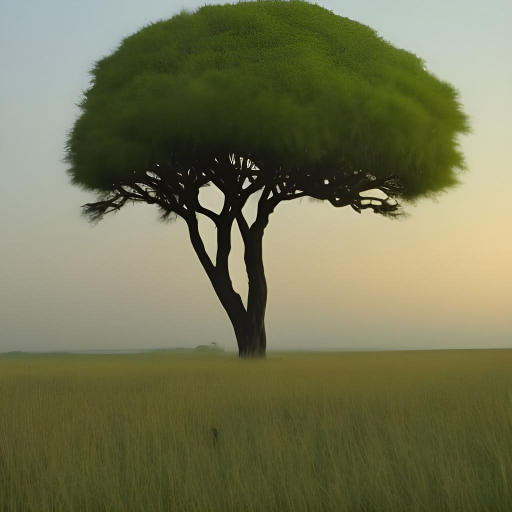
#> input picture imagesOut/17.jpg, 1024 x 1024 px (shown at 1/2 size)
$ python resize.py
#> lines starting #> are read from the running program, lines starting #| are printed output that depends on the picture
from PIL import Image

# Open the image file
input_file = 'imagesOut/17.jpg'
image = Image.open(input_file)
#> image is the input picture: PIL image 1024x1024 RGB; mean R, G, B 114.7, 115.9, 82.5

# Resize the image to 350x350 pixels
resized_image = image.resize((600, 400))
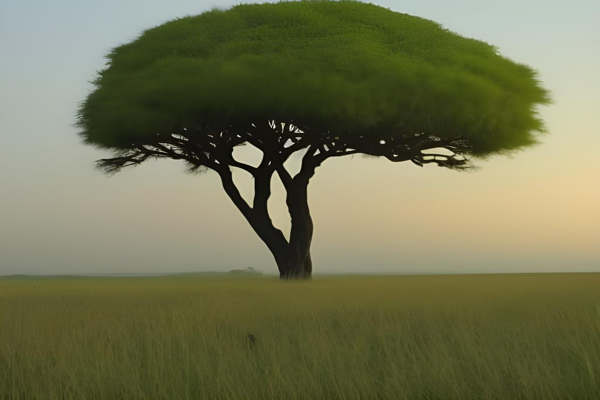
#> resized_image: PIL image 600x400 RGB; mean R, G, B 114.7, 115.9, 82.5

# Save the resized image
output_file = 'logo.jpg'
resized_image.save(output_file)

$ run again, with imagesOut/1.jpg copied over imagesOut/17.jpg
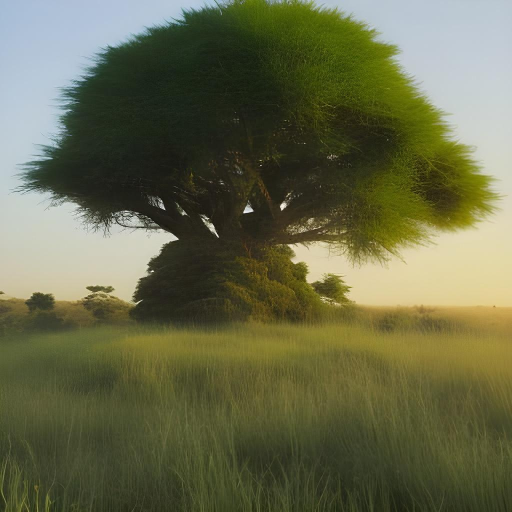
#> input picture imagesOut/1.jpg, 1024 x 1024 px (shown at 1/2 size)
#> image is the input picture: PIL image 1024x1024 RGB; mean R, G, B 102.6, 104.7, 73.6
#> `resized_image = image.resize((600, 400))`:
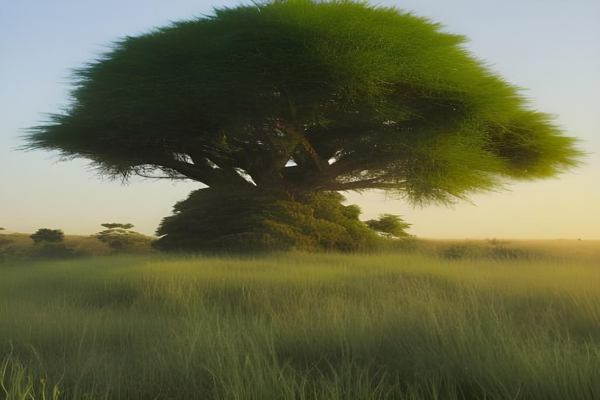
#> resized_image: PIL image 600x400 RGB; mean R, G, B 102.6, 104.7, 73.6

$ run again, with imagesOut/10.jpg copied over imagesOut/17.jpg
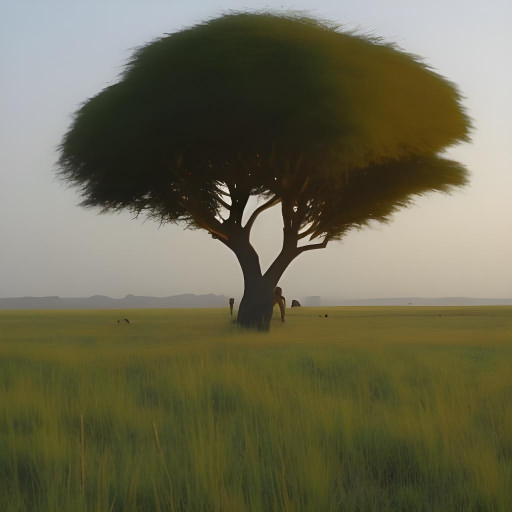
#> input picture imagesOut/10.jpg, 1024 x 1024 px (shown at 1/2 size)
#> image is the input picture: PIL image 1024x1024 RGB; mean R, G, B 107.1, 104.6, 80.3
#> `resized_image = image.resize((600, 400))`:
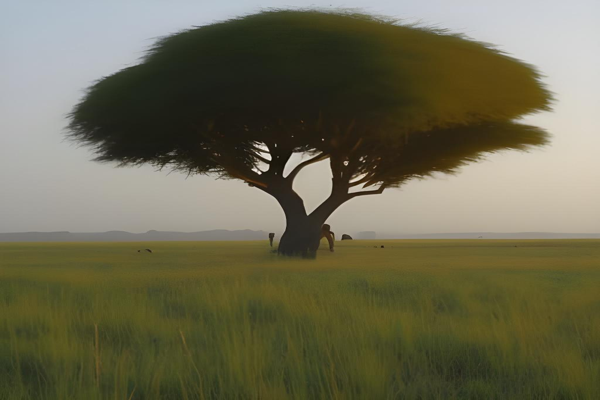
#> resized_image: PIL image 600x400 RGB; mean R, G, B 107.1, 104.6, 80.3

$ run again, with imagesOut/11.jpg copied over imagesOut/17.jpg
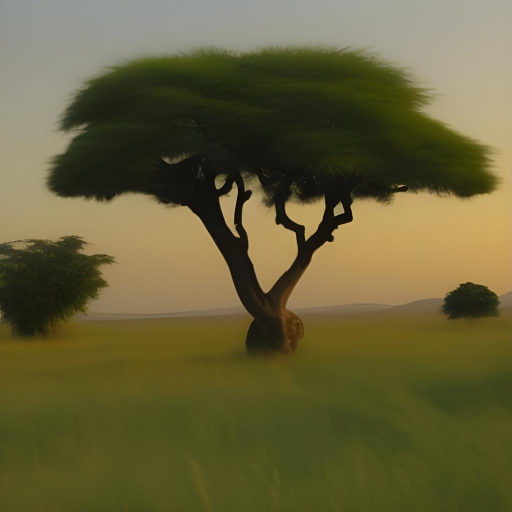
#> input picture imagesOut/11.jpg, 1024 x 1024 px (shown at 1/2 size)
#> image is the input picture: PIL image 1024x1024 RGB; mean R, G, B 101.6, 95.5, 57.2
#> `resized_image = image.resize((600, 400))`:
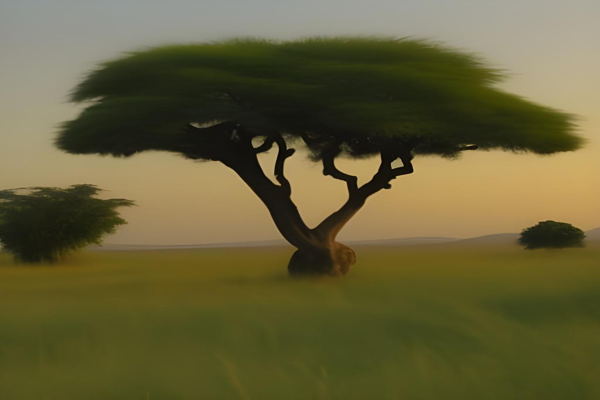
#> resized_image: PIL image 600x400 RGB; mean R, G, B 101.6, 95.5, 57.2
